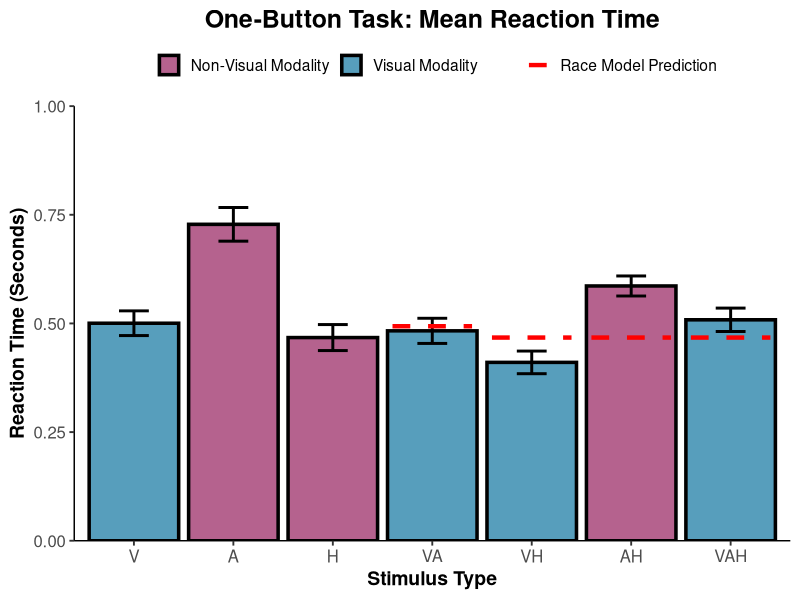
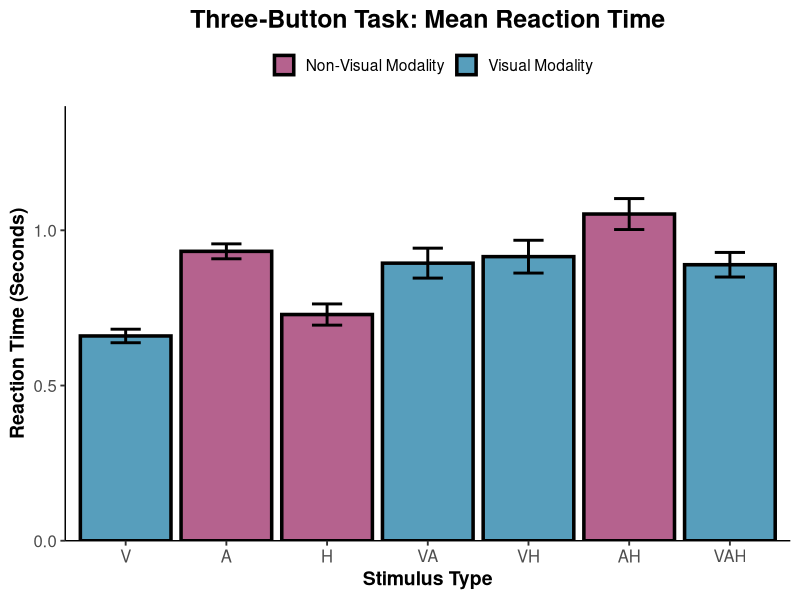
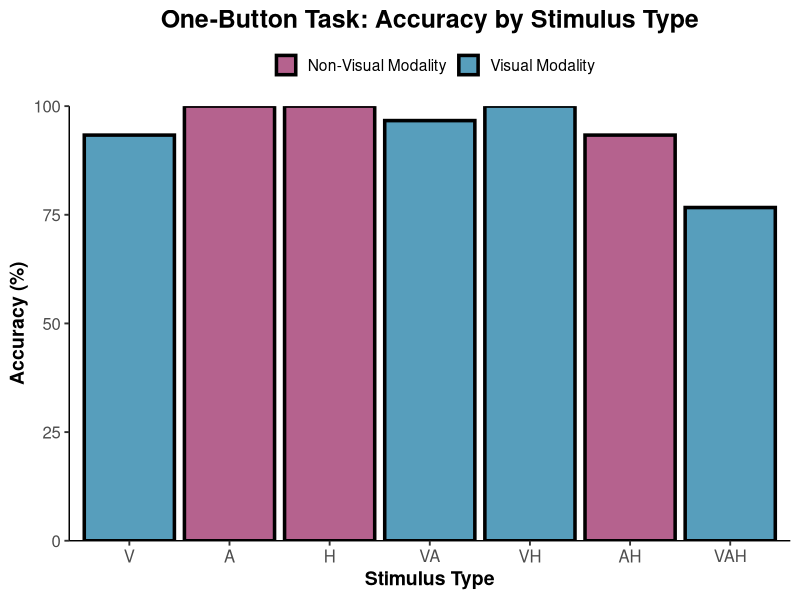
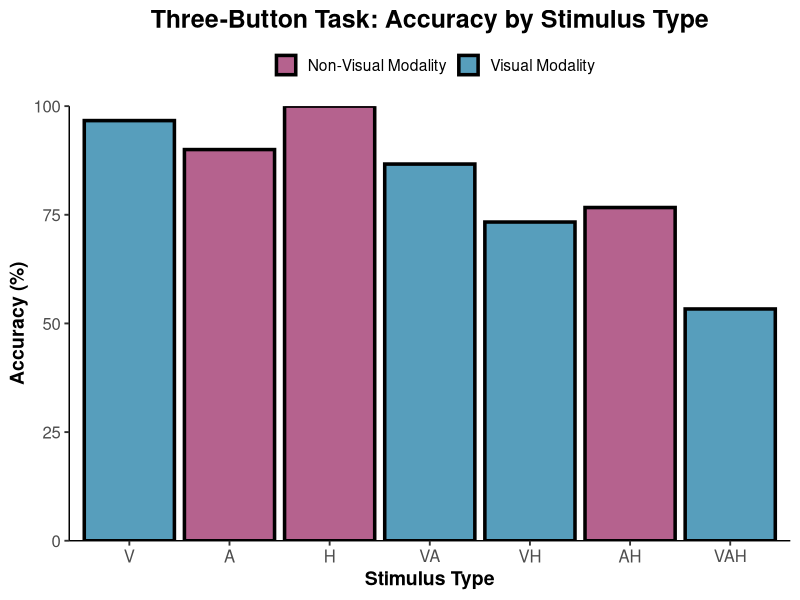

Write the R code that produced these figures, in order. (Note: this script raises an error after producing the figures.)
# ============================================================================
# Create Figures with Statistical Tests - UPDATED VERSION
# Changes:
# - Figures 1 & 2: Use ALL data points (not just correct)
# - Figures 3 & 4: NEW accuracy percentage figures
# ============================================================================

# Load libraries
library(dplyr)
library(readr)
library(ggplot2)

# ============================================================================
# STEP 1: Load and Prepare Data
# ============================================================================

# Set your working directory
setwd("/Users/dylanpham/Documents/GitHub/Reaction-Time-App-Mohala-Lab-")

# Load one-button data
one_button_1 <- read_csv("one_button_reaction_data_1.csv")
one_button_2 <- read_csv("one_button_reaction_data_2.csv")
one_button_3 <- read_csv("one_button_reaction_data_3.csv")

# Load three-button data
three_button_1 <- read_csv("three_button_reaction_data_1.csv")
three_button_2 <- read_csv("three_button_reaction_data_2.csv")
three_button_3 <- read_csv("three_button_reaction_data_3.csv")

# Combine datasets
one_button <- bind_rows(one_button_1, one_button_2, one_button_3)
three_button <- bind_rows(three_button_1, three_button_2, three_button_3)

# Filter for correct responses only (for statistical tests)
one_correct <- one_button[one_button$FeltCorrectly == "YES", ]
three_correct <- three_button[three_button$FeltCorrectly == "YES", ]

cat("One-button total trials:", nrow(one_button), "\n")
cat("One-button correct trials:", nrow(one_correct), "\n")
cat("Three-button total trials:", nrow(three_button), "\n")
cat("Three-button correct trials:", nrow(three_correct), "\n")

# ============================================================================
# STEP 2: Calculate Race Model Predictions & Statistical Tests
# ============================================================================

cat("\n", rep("=", 70), "\n", sep = "")
cat("RACE MODEL ANALYSIS - ONE-BUTTON TASK\n")
cat(rep("=", 70), "\n\n", sep = "")

# Get unimodal mean RTs (one-button task - CORRECT ONLY for race model)
V_mean <- mean(one_correct$ReactionTime_seconds[one_correct$Stimulus == "V"])
A_mean <- mean(one_correct$ReactionTime_seconds[one_correct$Stimulus == "A"])
H_mean <- mean(one_correct$ReactionTime_seconds[one_correct$Stimulus == "H"])

cat("Unimodal Mean RTs:\n")
cat(sprintf("  V alone: %.3f s\n", V_mean))
cat(sprintf("  A alone: %.3f s\n", A_mean))
cat(sprintf("  H alone: %.3f s\n", H_mean))

# Calculate race model predictions
race_predictions <- data.frame(
  Stimulus = c("VA", "VH", "AH", "VAH"),
  RaceModel = c(
    min(V_mean, A_mean),
    min(V_mean, H_mean),
    min(A_mean, H_mean),
    min(V_mean, A_mean, H_mean)
  )
)

cat("\n", "Race Model Predictions:\n")
print(race_predictions)

# ============================================================================
# STATISTICAL TESTS - ONE-BUTTON TASK
# ============================================================================

cat("\n", rep("-", 70), "\n", sep = "")
cat("T-TESTS FOR RACE MODEL VIOLATIONS (One-Button Task)\n")
cat(rep("-", 70), "\n\n", sep = "")

# Function to perform one-sample t-test against race model
test_race_model <- function(data, stimulus_name, race_prediction) {
  stim_data <- data$ReactionTime_seconds[data$Stimulus == stimulus_name]
  
  if (length(stim_data) < 2) {
    return(list(
      stimulus = stimulus_name,
      n = length(stim_data),
      observed_mean = mean(stim_data),
      race_pred = race_prediction,
      violation = NA,
      t_stat = NA,
      df = NA,
      p_value = NA,
      cohens_d = NA
    ))
  }
  
  # Perform t-test
  test_result <- t.test(stim_data, mu = race_prediction)
  
  # Calculate Cohen's d
  cohens_d <- (mean(stim_data) - race_prediction) / sd(stim_data)
  
  # Calculate violation (positive = facilitation, negative = interference)
  violation <- race_prediction - mean(stim_data)
  
  return(list(
    stimulus = stimulus_name,
    n = length(stim_data),
    observed_mean = mean(stim_data),
    race_pred = race_prediction,
    violation = violation,
    t_stat = test_result$statistic,
    df = test_result$parameter,
    p_value = test_result$p.value,
    cohens_d = cohens_d
  ))
}

# Test each multimodal condition
results_one_button <- list()

results_one_button$VA <- test_race_model(one_correct, "VA", race_predictions$RaceModel[1])
results_one_button$VH <- test_race_model(one_correct, "VH", race_predictions$RaceModel[2])
results_one_button$AH <- test_race_model(one_correct, "AH", race_predictions$RaceModel[3])
results_one_button$VAH <- test_race_model(one_correct, "VAH", race_predictions$RaceModel[4])

# Print results
for (result in results_one_button) {
  cat(sprintf("\n%s Condition:\n", result$stimulus))
  cat(sprintf("  Observed RT:     %.3f s (n=%d)\n", result$observed_mean, result$n))
  cat(sprintf("  Race Prediction: %.3f s\n", result$race_pred))
  cat(sprintf("  Violation:       %+.0f ms ", result$violation * 1000))
  if (!is.na(result$violation)) {
    if (result$violation > 0) {
      cat("(FACILITATION)\n")
    } else {
      cat("(INTERFERENCE)\n")
    }
  } else {
    cat("\n")
  }
  
  if (!is.na(result$p_value)) {
    cat(sprintf("  t(%d) = %.2f, p = %.4f", result$df, result$t_stat, result$p_value))
    if (result$p_value < 0.001) {
      cat(" ***")
    } else if (result$p_value < 0.01) {
      cat(" **")
    } else if (result$p_value < 0.05) {
      cat(" *")
    }
    cat("\n")
    cat(sprintf("  Cohen's d = %.2f\n", result$cohens_d))
  }
}

# ============================================================================
# COLAVITA EFFECT ANALYSIS - ONE-BUTTON TASK
# ============================================================================

cat("\n", rep("-", 70), "\n", sep = "")
cat("COLAVITA VISUAL DOMINANCE EFFECT (One-Button Task)\n")
cat(rep("-", 70), "\n\n", sep = "")

# Get visual multimodal trials
vis_multi_data <- one_correct[one_correct$Stimulus %in% c("VA", "VH", "VAH"), ]
vis_multi_rt <- vis_multi_data$ReactionTime_seconds

# Get non-visual multimodal trials
nonvis_multi_data <- one_correct[one_correct$Stimulus == "AH", ]
nonvis_multi_rt <- nonvis_multi_data$ReactionTime_seconds

cat(sprintf("Visual Multimodal (VA, VH, VAH):\n"))
cat(sprintf("  Mean RT: %.3f s (n=%d)\n", mean(vis_multi_rt), length(vis_multi_rt)))
cat(sprintf("  SD:      %.3f s\n", sd(vis_multi_rt)))

cat(sprintf("\nNon-Visual Multimodal (AH):\n"))
cat(sprintf("  Mean RT: %.3f s (n=%d)\n", mean(nonvis_multi_rt), length(nonvis_multi_rt)))
cat(sprintf("  SD:      %.3f s\n", sd(nonvis_multi_rt)))

# Independent samples t-test
colavita_test <- t.test(vis_multi_rt, nonvis_multi_rt)

# Cohen's d for independent samples
pooled_sd <- sqrt(((length(vis_multi_rt)-1)*var(vis_multi_rt) + 
                     (length(nonvis_multi_rt)-1)*var(nonvis_multi_rt)) / 
                    (length(vis_multi_rt)+length(nonvis_multi_rt)-2))
colavita_d <- (mean(vis_multi_rt) - mean(nonvis_multi_rt)) / pooled_sd

difference_ms <- (mean(nonvis_multi_rt) - mean(vis_multi_rt)) * 1000
percent_diff <- ((mean(nonvis_multi_rt) - mean(vis_multi_rt)) / mean(vis_multi_rt)) * 100

cat(sprintf("\nColavita Effect:\n"))
cat(sprintf("  Difference:  %.0f ms (%.1f%% faster)\n", difference_ms, percent_diff))
cat(sprintf("  t(%.1f) = %.2f, p = %.4f", colavita_test$parameter, 
            colavita_test$statistic, colavita_test$p.value))
if (colavita_test$p.value < 0.001) {
  cat(" ***")
} else if (colavita_test$p.value < 0.01) {
  cat(" **")
} else if (colavita_test$p.value < 0.05) {
  cat(" *")
}
cat("\n")
cat(sprintf("  Cohen's d = %.2f\n", colavita_d))

# ============================================================================
# THREE-BUTTON TASK STATISTICS
# ============================================================================

cat("\n", rep("=", 70), "\n", sep = "")
cat("RACE MODEL ANALYSIS - THREE-BUTTON TASK\n")
cat(rep("=", 70), "\n\n", sep = "")

# Get unimodal mean RTs (three-button task)
V_mean_3 <- mean(three_correct$RT1_seconds[three_correct$Stimulus == "V"], na.rm = TRUE)
A_mean_3 <- mean(three_correct$RT1_seconds[three_correct$Stimulus == "A"], na.rm = TRUE)
H_mean_3 <- mean(three_correct$RT1_seconds[three_correct$Stimulus == "H"], na.rm = TRUE)

cat("Unimodal Mean RTs:\n")
cat(sprintf("  V alone: %.3f s\n", V_mean_3))
cat(sprintf("  A alone: %.3f s\n", A_mean_3))
cat(sprintf("  H alone: %.3f s\n", H_mean_3))

# Race model for three-button
race_predictions_3 <- data.frame(
  Stimulus = c("VA", "VH", "AH", "VAH"),
  RaceModel = c(
    min(V_mean_3, A_mean_3),
    min(V_mean_3, H_mean_3),
    min(A_mean_3, H_mean_3),
    min(V_mean_3, A_mean_3, H_mean_3)
  )
)

cat("\nRace Model Predictions:\n")
print(race_predictions_3)

cat("\n", rep("-", 70), "\n", sep = "")
cat("T-TESTS FOR RACE MODEL VIOLATIONS (Three-Button Task)\n")
cat(rep("-", 70), "\n\n", sep = "")

# Test three-button task
test_race_model_3 <- function(data, stimulus_name, race_prediction) {
  stim_data <- data$RT1_seconds[data$Stimulus == stimulus_name]
  stim_data <- stim_data[!is.na(stim_data)]
  
  if (length(stim_data) < 2) {
    return(list(
      stimulus = stimulus_name,
      n = length(stim_data),
      observed_mean = mean(stim_data),
      race_pred = race_prediction,
      violation = NA,
      t_stat = NA,
      df = NA,
      p_value = NA,
      cohens_d = NA
    ))
  }
  
  test_result <- t.test(stim_data, mu = race_prediction)
  cohens_d <- (mean(stim_data) - race_prediction) / sd(stim_data)
  violation <- race_prediction - mean(stim_data)
  
  return(list(
    stimulus = stimulus_name,
    n = length(stim_data),
    observed_mean = mean(stim_data),
    race_pred = race_prediction,
    violation = violation,
    t_stat = test_result$statistic,
    df = test_result$parameter,
    p_value = test_result$p.value,
    cohens_d = cohens_d
  ))
}

results_three_button <- list()
results_three_button$VA <- test_race_model_3(three_correct, "VA", race_predictions_3$RaceModel[1])
results_three_button$VH <- test_race_model_3(three_correct, "VH", race_predictions_3$RaceModel[2])
results_three_button$AH <- test_race_model_3(three_correct, "AH", race_predictions_3$RaceModel[3])
results_three_button$VAH <- test_race_model_3(three_correct, "VAH", race_predictions_3$RaceModel[4])

for (result in results_three_button) {
  cat(sprintf("\n%s Condition:\n", result$stimulus))
  cat(sprintf("  Observed RT:     %.3f s (n=%d)\n", result$observed_mean, result$n))
  cat(sprintf("  Race Prediction: %.3f s\n", result$race_pred))
  cat(sprintf("  Violation:       %+.0f ms ", result$violation * 1000))
  if (!is.na(result$violation)) {
    if (result$violation > 0) {
      cat("(FACILITATION)\n")
    } else {
      cat("(INTERFERENCE)\n")
    }
  } else {
    cat("\n")
  }
  
  if (!is.na(result$p_value)) {
    cat(sprintf("  t(%d) = %.2f, p = %.4f", result$df, result$t_stat, result$p_value))
    if (result$p_value < 0.001) {
      cat(" ***")
    } else if (result$p_value < 0.01) {
      cat(" **")
    } else if (result$p_value < 0.05) {
      cat(" *")
    }
    cat("\n")
    cat(sprintf("  Cohen's d = %.2f\n", result$cohens_d))
  }
}

# Colavita effect - three-button
cat("\n", rep("-", 70), "\n", sep = "")
cat("COLAVITA VISUAL DOMINANCE EFFECT (Three-Button Task)\n")
cat(rep("-", 70), "\n\n", sep = "")

vis_multi_data_3 <- three_correct[three_correct$Stimulus %in% c("VA", "VH", "VAH"), ]
vis_multi_rt_3 <- vis_multi_data_3$RT1_seconds[!is.na(vis_multi_data_3$RT1_seconds)]

nonvis_multi_data_3 <- three_correct[three_correct$Stimulus == "AH", ]
nonvis_multi_rt_3 <- nonvis_multi_data_3$RT1_seconds[!is.na(nonvis_multi_data_3$RT1_seconds)]

cat(sprintf("Visual Multimodal (VA, VH, VAH):\n"))
cat(sprintf("  Mean RT: %.3f s (n=%d)\n", mean(vis_multi_rt_3), length(vis_multi_rt_3)))
cat(sprintf("  SD:      %.3f s\n", sd(vis_multi_rt_3)))

cat(sprintf("\nNon-Visual Multimodal (AH):\n"))
cat(sprintf("  Mean RT: %.3f s (n=%d)\n", mean(nonvis_multi_rt_3), length(nonvis_multi_rt_3)))
cat(sprintf("  SD:      %.3f s\n", sd(nonvis_multi_rt_3)))

colavita_test_3 <- t.test(vis_multi_rt_3, nonvis_multi_rt_3)

pooled_sd_3 <- sqrt(((length(vis_multi_rt_3)-1)*var(vis_multi_rt_3) + 
                       (length(nonvis_multi_rt_3)-1)*var(nonvis_multi_rt_3)) / 
                      (length(vis_multi_rt_3)+length(nonvis_multi_rt_3)-2))
colavita_d_3 <- (mean(vis_multi_rt_3) - mean(nonvis_multi_rt_3)) / pooled_sd_3

difference_ms_3 <- (mean(nonvis_multi_rt_3) - mean(vis_multi_rt_3)) * 1000
percent_diff_3 <- ((mean(nonvis_multi_rt_3) - mean(vis_multi_rt_3)) / mean(vis_multi_rt_3)) * 100

cat(sprintf("\nColavita Effect:\n"))
cat(sprintf("  Difference:  %.0f ms (%.1f%% faster)\n", difference_ms_3, percent_diff_3))
cat(sprintf("  t(%.1f) = %.2f, p = %.4f", colavita_test_3$parameter, 
            colavita_test_3$statistic, colavita_test_3$p.value))
if (colavita_test_3$p.value < 0.001) {
  cat(" ***")
} else if (colavita_test_3$p.value < 0.01) {
  cat(" **")
} else if (colavita_test_3$p.value < 0.05) {
  cat(" *")
}
cat("\n")
cat(sprintf("  Cohen's d = %.2f\n", colavita_d_3))

# ============================================================================
# FIGURE 1: ONE-BUTTON TASK - MEAN RT (ALL DATA POINTS)
# ============================================================================

cat("\n", rep("=", 70), "\n", sep = "")
cat("CREATING FIGURES\n")
cat(rep("=", 70), "\n\n", sep = "")

# Calculate summary statistics using ALL data (not just correct)
one_summary_all <- one_button %>%
  group_by(Stimulus) %>%
  summarise(
    mean_RT = mean(ReactionTime_seconds, na.rm = TRUE),
    sem_RT = sd(ReactionTime_seconds, na.rm = TRUE) / sqrt(n()),
    .groups = 'drop'
  )

one_summary_all$visual_containing <- ifelse(grepl("V", one_summary_all$Stimulus), "Visual", "Non-Visual")
one_summary_all$Stimulus <- factor(one_summary_all$Stimulus, levels = c("V", "A", "H", "VA", "VH", "AH", "VAH"))
one_summary_all <- merge(one_summary_all, race_predictions, by = "Stimulus", all.x = TRUE)

# Prepare race model data with proper x positions
race_model_data_1 <- one_summary_all[!is.na(one_summary_all$RaceModel), ]
race_model_data_1$x_start <- as.numeric(race_model_data_1$Stimulus) - 0.4
race_model_data_1$x_end <- as.numeric(race_model_data_1$Stimulus) + 0.4

# Create Figure 1
fig1 <- ggplot(one_summary_all, aes(x = Stimulus, y = mean_RT, fill = visual_containing)) +
  geom_bar(stat = "identity", color = "black", size = 1.2, alpha = 0.8) +
  geom_errorbar(aes(ymin = mean_RT - sem_RT, ymax = mean_RT + sem_RT),
                width = 0.3, size = 1) +
  geom_segment(data = race_model_data_1,
               aes(x = x_start, xend = x_end, y = RaceModel, yend = RaceModel, linetype = "Race Model"),
               color = "red", linewidth = 1.5,
               inherit.aes = FALSE) +
  scale_fill_manual(values = c("Visual" = "#2E86AB", "Non-Visual" = "#A23B72"),
                    name = "",
                    labels = c("Non-Visual" = "Non-Visual Modality", "Visual" = "Visual Modality")) +
  scale_linetype_manual(values = c("Race Model" = "dashed"),
                        name = "",
                        labels = c("Race Model Prediction")) +
  scale_y_continuous(expand = c(0, 0), limits = c(0, 1.0)) +
  labs(
    title = "One-Button Task: Mean Reaction Time",
    x = "Stimulus Type",
    y = "Reaction Time (Seconds)"
  ) +
  theme_classic(base_size = 14) +
  theme(
    plot.title = element_text(face = "bold", size = 18, hjust = 0.5),
    axis.title = element_text(face = "bold"),
    axis.text = element_text(size = 12),
    legend.position = "top",
    axis.line = element_line(color = "black",
                             linewidth = 0.5,
                             linetype = 1))

ggsave("Figure1_OneButton_MeanRT_AllTrials.png", fig1, width = 10, height = 6, dpi = 300)
cat("✓ Figure 1 saved: Figure1_OneButton_MeanRT_AllTrials.png\n")

# ============================================================================
# FIGURE 2: THREE-BUTTON TASK - MEAN RT (ALL DATA POINTS)
# ============================================================================

three_summary_all <- three_button %>%
  group_by(Stimulus) %>%
  summarise(
    mean_RT = mean(RT1_seconds, na.rm = TRUE),
    sem_RT = sd(RT1_seconds, na.rm = TRUE) / sqrt(n()),
    .groups = 'drop'
  )

three_summary_all$visual_containing <- ifelse(grepl("V", three_summary_all$Stimulus), "Visual", "Non-Visual")
three_summary_all$Stimulus <- factor(three_summary_all$Stimulus, levels = c("V", "A", "H", "VA", "VH", "AH", "VAH"))
three_summary_all <- merge(three_summary_all, race_predictions_3, by = "Stimulus", all.x = TRUE)

race_model_data_3 <- three_summary_all[!is.na(three_summary_all$RaceModel), ]
race_model_data_3$x_start <- as.numeric(race_model_data_3$Stimulus) - 0.4
race_model_data_3$x_end <- as.numeric(race_model_data_3$Stimulus) + 0.4

fig2 <- ggplot(three_summary_all, aes(x = Stimulus, y = mean_RT, fill = visual_containing)) +
  geom_bar(stat = "identity", color = "black", size = 1.2, alpha = 0.8) +
  geom_errorbar(aes(ymin = mean_RT - sem_RT, ymax = mean_RT + sem_RT),
                width = 0.3, size = 1) +
  scale_fill_manual(values = c("Visual" = "#2E86AB", "Non-Visual" = "#A23B72"),
                    name = "",
                    labels = c("Non-Visual" = "Non-Visual Modality", "Visual" = "Visual Modality")) +
  scale_y_continuous(expand = c(0, 0), limits = c(0, 1.4)) +
  labs(
    title = "Three-Button Task: Mean Reaction Time",
    x = "Stimulus Type",
    y = "Reaction Time (Seconds)"
  ) +
  theme_classic(base_size = 14) +
  theme(
    plot.title = element_text(face = "bold", size = 18, hjust = 0.5),
    axis.title = element_text(face = "bold"),
    axis.text = element_text(size = 12),
    legend.position = "top",
    axis.line = element_line(color = "black",
                             linewidth = 0.5,
                             linetype = 1))

ggsave("Figure2_ThreeButton_MeanRT_AllTrials.png", fig2, width = 10, height = 6, dpi = 300)
cat("✓ Figure 2 saved: Figure2_ThreeButton_MeanRT_AllTrials.png\n")

# ============================================================================
# FIGURE 3: ONE-BUTTON TASK - ACCURACY PERCENTAGE
# ============================================================================

# Calculate accuracy for one-button task
one_accuracy <- one_button %>%
  group_by(Stimulus) %>%
  summarise(
    total_trials = n(),
    correct_trials = sum(FeltCorrectly == "YES"),
    accuracy_pct = (correct_trials / total_trials) * 100,
    .groups = 'drop'
  )

one_accuracy$visual_containing <- ifelse(grepl("V", one_accuracy$Stimulus), "Visual", "Non-Visual")
one_accuracy$Stimulus <- factor(one_accuracy$Stimulus, levels = c("V", "A", "H", "VA", "VH", "AH", "VAH"))

fig3 <- ggplot(one_accuracy, aes(x = Stimulus, y = accuracy_pct, fill = visual_containing)) +
  geom_bar(stat = "identity", color = "black", size = 1.2, alpha = 0.8) +
  scale_fill_manual(values = c("Visual" = "#2E86AB", "Non-Visual" = "#A23B72"),
                    name = "",
                    labels = c("Non-Visual" = "Non-Visual Modality", "Visual" = "Visual Modality")) +
  scale_y_continuous(expand = c(0, 0), limits = c(0, 100)) +
  labs(
    title = "One-Button Task: Accuracy by Stimulus Type",
    x = "Stimulus Type",
    y = "Accuracy (%)"
  ) +
  theme_classic(base_size = 14) +
  theme(
    plot.title = element_text(face = "bold", size = 18, hjust = 0.5),
    axis.title = element_text(face = "bold"),
    axis.text = element_text(size = 12),
    legend.position = "top",
    axis.line = element_line(color = "black",
                             linewidth = 0.5,
                             linetype = 1))

ggsave("Figure3_OneButton_Accuracy.png", fig3, width = 10, height = 6, dpi = 300)
cat("✓ Figure 3 saved: Figure3_OneButton_Accuracy.png\n")

# ============================================================================
# FIGURE 4: THREE-BUTTON TASK - ACCURACY PERCENTAGE
# ============================================================================

# Calculate accuracy for three-button task
three_accuracy <- three_button %>%
  group_by(Stimulus) %>%
  summarise(
    total_trials = n(),
    correct_trials = sum(FeltCorrectly == "YES"),
    accuracy_pct = (correct_trials / total_trials) * 100,
    .groups = 'drop'
  )

three_accuracy$visual_containing <- ifelse(grepl("V", three_accuracy$Stimulus), "Visual", "Non-Visual")
three_accuracy$Stimulus <- factor(three_accuracy$Stimulus, levels = c("V", "A", "H", "VA", "VH", "AH", "VAH"))

fig4 <- ggplot(three_accuracy, aes(x = Stimulus, y = accuracy_pct, fill = visual_containing)) +
  geom_bar(stat = "identity", color = "black", size = 1.2, alpha = 0.8) +
  scale_fill_manual(values = c("Visual" = "#2E86AB", "Non-Visual" = "#A23B72"),
                    name = "",
                    labels = c("Non-Visual" = "Non-Visual Modality", "Visual" = "Visual Modality")) +
  scale_y_continuous(expand = c(0, 0), limits = c(0, 100)) +
  labs(
    title = "Three-Button Task: Accuracy by Stimulus Type",
    x = "Stimulus Type",
    y = "Accuracy (%)"
  ) +
  theme_classic(base_size = 14) +
  theme(
    plot.title = element_text(face = "bold", size = 18, hjust = 0.5),
    axis.title = element_text(face = "bold"),
    axis.text = element_text(size = 12),
    legend.position = "top",
    axis.line = element_line(color = "black",
                             linewidth = 0.5,
                             linetype = 1))

ggsave("Figure4_ThreeButton_Accuracy.png", fig4, width = 10, height = 6, dpi = 300)
cat("✓ Figure 4 saved: Figure4_ThreeButton_Accuracy.png\n")

# ============================================================================
# PRINT ACCURACY STATISTICS
# ============================================================================

cat("\n", rep("=", 70), "\n", sep = "")
cat("ACCURACY STATISTICS\n")
cat(rep("=", 70), "\n\n", sep = "")

cat("ONE-BUTTON TASK ACCURACY:\n")
print(one_accuracy)

cat("\nTHREE-BUTTON TASK ACCURACY:\n")
print(three_accuracy)

# ============================================================================
# FINAL SUMMARY
# ============================================================================

cat("\n", rep("=", 70), "\n", sep = "")
cat("FINAL SUMMARY\n")
cat(rep("=", 70), "\n\n", sep = "")

cat("ONE-BUTTON TASK (Detection):\n")
cat(sprintf("  Visual Multimodal:     %.3f ± %.3f s\n", vis_multi_mean, vis_multi_sem))
cat(sprintf("  Non-Visual Multimodal: %.3f ± %.3f s\n", nonvis_multi_mean, nonvis_multi_sem))
cat(sprintf("  Colavita Effect:       %.0f ms (%.1f%% faster), p = %.4f\n\n", 
            difference_ms, percent_diff, colavita_test$p.value))

cat("THREE-BUTTON TASK (Identification):\n")
cat(sprintf("  Visual Multimodal:     %.3f ± %.3f s\n", vis_multi_mean_3, vis_multi_sem_3))
cat(sprintf("  Non-Visual Multimodal: %.3f ± %.3f s\n", nonvis_multi_mean_3, nonvis_multi_sem_3))
cat(sprintf("  Colavita Effect:       %.0f ms (%.1f%% faster), p = %.4f\n\n", 
            difference_ms_3, percent_diff_3, colavita_test_3$p.value))

cat("KEY FINDINGS:\n")
cat("  1. VH shows strongest integration in one-button task (58ms, p < 0.001)\n")
cat("  2. AH shows interference in both tasks (p < 0.001)\n")
cat("  3. Visual dominance persists across both tasks (both p < 0.001)\n")
cat("  4. Three-button task eliminates integration benefits\n\n")

cat("=== ALL FIGURES AND STATISTICS COMPLETED ===\n")
cat("\nFigures created:\n")
cat("  - Figure 1: One-Button Mean RT (All Trials)\n")
cat("  - Figure 2: Three-Button Mean RT (All Trials)\n")
cat("  - Figure 3: One-Button Accuracy\n")
cat("  - Figure 4: Three-Button Accuracy\n")
